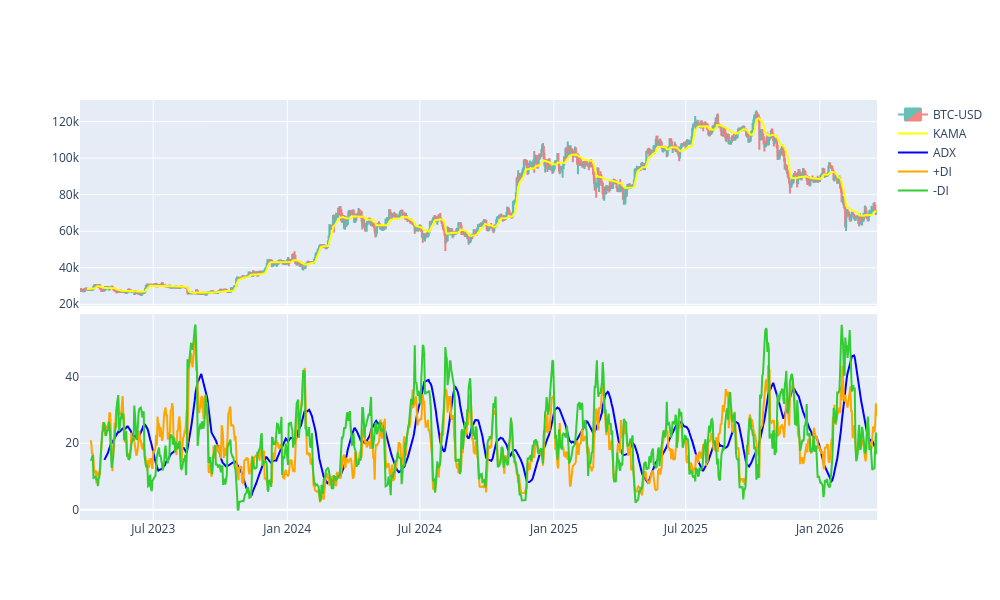

The notebook cell this image was saved under:
### Code cell
symbol="BTC-USD"
fig = make_subplots(rows=2, cols=1, shared_xaxes=True, vertical_spacing=0.02)
ohlc_trace = market_data.plot(symbol=symbol, plot_volume=False, ohlc_trace_kwargs=dict(opacity=0.7)).data[0]
ohlc_trace.name = symbol
fig.add_trace(ohlc_trace, row=1, col=1)

kama.plot(column=symbol, 
    kama_kwargs=dict(line_color='yellow', name="KAMA"),
    fig=fig, row=1, col=1
)

adx.plot(column=symbol, 
    adx_kwargs=dict(line_color='blue'),
    plus_di_kwargs=dict(line_color='orange'),
    minus_di_kwargs=dict(line_color='limegreen'),
    fig=fig, row=2, col=1
)

fig.update(layout_xaxis_rangeslider_visible=False)
fig.update_layout(height=600, width=1000)

### Figure 1 — Plotly figure (JSON) as saved in the notebook; plotly's stock layout.template omitted (floating-point values rounded to 4 significant figures; data arrays with more than 128 entries replaced by an {"elided": "..."} marker saying what was removed)
{"data": [{"close": {"elided": "1094 float values"}, "decreasing": {"fillcolor": "#ee534f", "line": {"color": "#ee534f"}}, "high": {"elided": "1094 float values"}, "increasing": {"fillcolor": "#26a69a", "line": {"color": "#26a69a"}}, "low": {"elided": "1094 float values"}, "name": "BTC-USD", "opacity": 0.7, "open": {"elided": "1094 float values"}, "type": "candlestick", "x": {"elided": "1094 str values"}, "xaxis": "x", "yaxis": "y"}, {"line": {"color": "yellow"}, "name": "KAMA", "type": "scatter", "x": {"elided": "1085 str values"}, "xaxis": "x", "y": {"elided": "1085 float values"}, "yaxis": "y"}, {"line": {"color": "blue"}, "name": "ADX", "type": "scatter", "x": {"elided": "1061 str values"}, "xaxis": "x2", "y": {"elided": "1061 float values"}, "yaxis": "y2"}, {"line": {"color": "orange"}, "name": "+DI", "type": "scatter", "x": {"elided": "1080 str values"}, "xaxis": "x2", "y": {"elided": "1080 float values"}, "yaxis": "y2"}, {"line": {"color": "limegreen"}, "name": "-DI", "type": "scatter", "x": {"elided": "1080 str values"}, "xaxis": "x2", "y": {"elided": "1080 float values"}, "yaxis": "y2"}], "layout": {"height": 600, "width": 1000, "xaxis": {"anchor": "y", "domain": [0, 1], "matches": "x2", "rangeslider": {"visible": false}, "showticklabels": false}, "xaxis2": {"anchor": "y2", "domain": [0, 1]}, "yaxis": {"anchor": "x", "domain": [0.51, 1]}, "yaxis2": {"anchor": "x2", "domain": [0, 0.49]}}}
